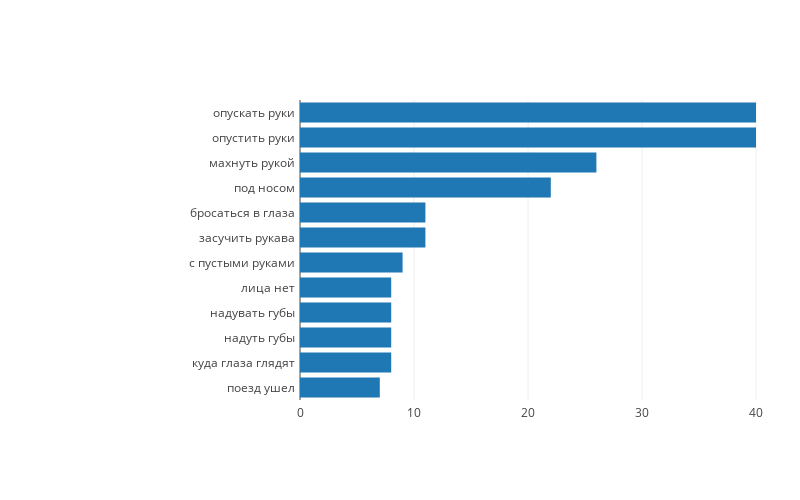

Write notebook code for a chart like this one.
### Code cell
plot_bar_chart(matched_idioms_top['files'], matched_idioms_top['idioms'])

### Figure 1 — Plotly figure (JSON) as saved in the notebook; plotly's stock layout.template omitted (floating-point values rounded to 4 significant figures)
{"data": [{"orientation": "h", "type": "bar", "uid": "42650210-3d50-11e9-bafa-a45e60d44769", "x": [7, 8, 8, 8, 8, 9, 11, 11, 22, 26, 40, 40], "y": ["поезд ушел", "куда глаза глядят", "надуть губы", "надувать губы", "лица нет", "с пустыми руками", "засучить рукава", "бросаться в глаза", "под носом", "махнуть рукой", "опустить руки", "опускать руки"]}], "layout": {"autosize": false, "height": 500, "margin": {"b": 100, "l": 300, "pad": 4, "r": 20, "t": 100}, "width": 800}}
